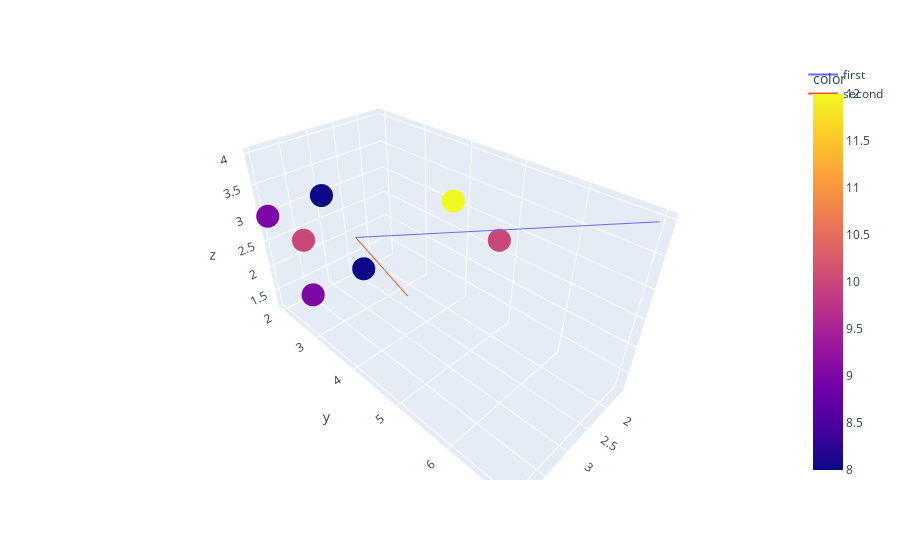

Notebook cell for this chart:
### Code cell
# 描画
fig = px.scatter_3d(X, x="x", y="y", z="z", color='color')
fig.add_trace(px.line_3d(pc_df_all, x='x', y='y', z='z', color='component').data[0])
fig.add_trace(px.line_3d(pc_df_all, x='x', y='y', z='z', color='component').data[1])

### Figure 1 — Plotly figure (JSON) as saved in the notebook; plotly's stock layout.template omitted (floating-point values rounded to 4 significant figures)
{"data": [{"hovertemplate": "x=%{x}<br>y=%{y}<br>z=%{z}<br>color=%{marker.color}<extra></extra>", "legendgroup": "", "marker": {"color": [8, 10, 10, 12, 9, 9, 8], "coloraxis": "coloraxis", "symbol": "circle"}, "mode": "markers", "name": "", "scene": "scene", "showlegend": false, "type": "scatter3d", "x": [3, 4, 2, 3, 4, 4, 3], "y": [2, 3, 5, 5, 3, 2, 3], "z": [3, 3, 3, 4, 2, 3, 2]}, {"hovertemplate": "component=first<br>x=%{x}<br>y=%{y}<br>z=%{z}<extra></extra>", "legendgroup": "first", "line": {"color": "#636efa", "dash": "solid"}, "marker": {"symbol": "circle"}, "mode": "lines", "name": "first", "scene": "scene", "showlegend": true, "type": "scatter3d", "x": [3.286, 1.606], "y": [3.286, 6.973], "z": [2.857, 3.942]}, {"hovertemplate": "component=second<br>x=%{x}<br>y=%{y}<br>z=%{z}<extra></extra>", "legendgroup": "second", "line": {"color": "#EF553B", "dash": "solid"}, "marker": {"symbol": "circle"}, "mode": "lines", "name": "second", "scene": "scene", "showlegend": true, "type": "scatter3d", "x": [3.286, 2.331], "y": [3.286, 3.33], "z": [2.857, 1.229]}], "layout": {"coloraxis": {"colorbar": {"title": {"text": "color"}}, "colorscale": [[0, "#0d0887"], [0.1111, "#46039f"], [0.2222, "#7201a8"], [0.3333, "#9c179e"], [0.4444, "#bd3786"], [0.5556, "#d8576b"], [0.6667, "#ed7953"], [0.7778, "#fb9f3a"], [0.8889, "#fdca26"], [1, "#f0f921"]]}, "legend": {"tracegroupgap": 0}, "margin": {"t": 60}, "scene": {"domain": {"x": [0, 1], "y": [0, 1]}, "xaxis": {"title": {"text": "x"}}, "yaxis": {"title": {"text": "y"}}, "zaxis": {"title": {"text": "z"}}}}}
